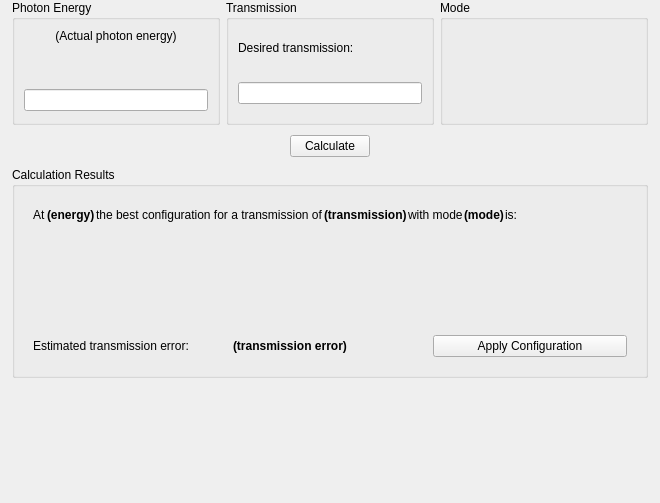
<?xml version="1.0" encoding="UTF-8"?>
<ui version="4.0">
 <class>AttenuatorCalculator</class>
 <widget class="QWidget" name="AttenuatorCalculator">
  <property name="geometry">
   <rect>
    <x>0</x>
    <y>0</y>
    <width>660</width>
    <height>503</height>
   </rect>
  </property>
  <property name="windowTitle">
   <string>Form</string>
  </property>
  <layout class="QVBoxLayout" name="verticalLayout_7" stretch="1,1,0">
   <property name="spacing">
    <number>10</number>
   </property>
   <property name="sizeConstraint">
    <enum>QLayout::SetMinimumSize</enum>
   </property>
   <property name="leftMargin">
    <number>12</number>
   </property>
   <property name="topMargin">
    <number>0</number>
   </property>
   <property name="rightMargin">
    <number>12</number>
   </property>
   <property name="bottomMargin">
    <number>0</number>
   </property>
   <item>
    <widget class="QFrame" name="frame_2">
     <property name="sizePolicy">
      <sizepolicy hsizetype="MinimumExpanding" vsizetype="Maximum">
       <horstretch>0</horstretch>
       <verstretch>0</verstretch>
      </sizepolicy>
     </property>
     <property name="minimumSize">
      <size>
       <width>0</width>
       <height>125</height>
      </size>
     </property>
     <property name="frameShape">
      <enum>QFrame::NoFrame</enum>
     </property>
     <property name="frameShadow">
      <enum>QFrame::Raised</enum>
     </property>
     <property name="lineWidth">
      <number>0</number>
     </property>
     <layout class="QHBoxLayout" name="horizontalLayout_2" stretch="1,1,1">
      <property name="leftMargin">
       <number>0</number>
      </property>
      <property name="topMargin">
       <number>0</number>
      </property>
      <property name="rightMargin">
       <number>0</number>
      </property>
      <property name="bottomMargin">
       <number>0</number>
      </property>
      <item>
       <widget class="QGroupBox" name="PhotonEnergyBox">
        <property name="title">
         <string>Photon Energy</string>
        </property>
        <layout class="QVBoxLayout" name="verticalLayout_2">
         <item alignment="Qt::AlignTop">
          <widget class="PyDMLabel" name="ActualEnergy">
           <property name="sizePolicy">
            <sizepolicy hsizetype="Preferred" vsizetype="Preferred">
             <horstretch>0</horstretch>
             <verstretch>0</verstretch>
            </sizepolicy>
           </property>
           <property name="toolTip">
            <string/>
           </property>
           <property name="text">
            <string>(Actual photon energy)</string>
           </property>
           <property name="alignment">
            <set>Qt::AlignCenter</set>
           </property>
           <property name="showUnits" stdset="0">
            <bool>true</bool>
           </property>
           <property name="channel" stdset="0">
            <string>ca://${prefix}:SYS:ActualPhotonEnergy_RBV </string>
           </property>
          </widget>
         </item>
         <item alignment="Qt::AlignTop">
          <widget class="PyDMEnumButton" name="EnergyEnum">
           <property name="sizePolicy">
            <sizepolicy hsizetype="Preferred" vsizetype="Preferred">
             <horstretch>0</horstretch>
             <verstretch>0</verstretch>
            </sizepolicy>
           </property>
           <property name="toolTip">
            <string/>
           </property>
           <property name="channel" stdset="0">
            <string>ca://${prefix}:SYS:EnergySource</string>
           </property>
           <property name="items" stdset="0">
            <stringlist/>
           </property>
          </widget>
         </item>
         <item alignment="Qt::AlignTop">
          <widget class="PyDMLineEdit" name="CustomPhotonEnergy">
           <property name="sizePolicy">
            <sizepolicy hsizetype="Expanding" vsizetype="Preferred">
             <horstretch>0</horstretch>
             <verstretch>0</verstretch>
            </sizepolicy>
           </property>
           <property name="toolTip">
            <string/>
           </property>
           <property name="rules" stdset="0">
            <string>[]</string>
           </property>
           <property name="precision" stdset="0">
            <number>0</number>
           </property>
           <property name="showUnits" stdset="0">
            <bool>true</bool>
           </property>
           <property name="precisionFromPV" stdset="0">
            <bool>true</bool>
           </property>
           <property name="alarmSensitiveContent" stdset="0">
            <bool>false</bool>
           </property>
           <property name="alarmSensitiveBorder" stdset="0">
            <bool>true</bool>
           </property>
           <property name="PyDMToolTip" stdset="0">
            <string/>
           </property>
           <property name="channel" stdset="0">
            <string>ca://${prefix}:SYS:CustomPhotonEnergy</string>
           </property>
          </widget>
         </item>
        </layout>
       </widget>
      </item>
      <item>
       <widget class="QGroupBox" name="TransmissionBox">
        <property name="title">
         <string>Transmission</string>
        </property>
        <layout class="QVBoxLayout" name="verticalLayout_3">
         <item alignment="Qt::AlignVCenter">
          <widget class="QLabel" name="DesiredTransmissionLabel">
           <property name="sizePolicy">
            <sizepolicy hsizetype="Preferred" vsizetype="Maximum">
             <horstretch>0</horstretch>
             <verstretch>0</verstretch>
            </sizepolicy>
           </property>
           <property name="text">
            <string>Desired transmission:</string>
           </property>
          </widget>
         </item>
         <item alignment="Qt::AlignVCenter">
          <widget class="PyDMLineEdit" name="DesiredTransmission">
           <property name="sizePolicy">
            <sizepolicy hsizetype="Expanding" vsizetype="Maximum">
             <horstretch>0</horstretch>
             <verstretch>0</verstretch>
            </sizepolicy>
           </property>
           <property name="toolTip">
            <string/>
           </property>
           <property name="rules" stdset="0">
            <string>[]</string>
           </property>
           <property name="precision" stdset="0">
            <number>0</number>
           </property>
           <property name="showUnits" stdset="0">
            <bool>false</bool>
           </property>
           <property name="channel" stdset="0">
            <string>ca://${prefix}:SYS:DesiredTransmission</string>
           </property>
           <property name="displayFormat" stdset="0">
            <enum>PyDMLineEdit::Exponential</enum>
           </property>
          </widget>
         </item>
        </layout>
       </widget>
      </item>
      <item>
       <widget class="QGroupBox" name="ModeBox">
        <property name="title">
         <string>Mode</string>
        </property>
        <property name="flat">
         <bool>false</bool>
        </property>
        <layout class="QVBoxLayout" name="verticalLayout_5">
         <item alignment="Qt::AlignVCenter">
          <widget class="PyDMEnumButton" name="CalculationModeEnumButton">
           <property name="sizePolicy">
            <sizepolicy hsizetype="Preferred" vsizetype="Preferred">
             <horstretch>0</horstretch>
             <verstretch>0</verstretch>
            </sizepolicy>
           </property>
           <property name="toolTip">
            <string/>
           </property>
           <property name="channel" stdset="0">
            <string>ca://${prefix}:SYS:CalcMode</string>
           </property>
           <property name="items" stdset="0">
            <stringlist/>
           </property>
          </widget>
         </item>
        </layout>
       </widget>
      </item>
     </layout>
    </widget>
   </item>
   <item alignment="Qt::AlignHCenter">
    <widget class="PyDMPushButton" name="CalculateButton">
     <property name="toolTip">
      <string/>
     </property>
     <property name="text">
      <string>Calculate</string>
     </property>
     <property name="autoDefault">
      <bool>true</bool>
     </property>
     <property name="default">
      <bool>false</bool>
     </property>
     <property name="channel" stdset="0">
      <string>ca://${prefix}:SYS:Run</string>
     </property>
     <property name="pressValue" stdset="0">
      <string>1</string>
     </property>
    </widget>
   </item>
   <item alignment="Qt::AlignTop">
    <widget class="QGroupBox" name="groupBox">
     <property name="title">
      <string>Calculation Results</string>
     </property>
     <layout class="QVBoxLayout" name="verticalLayout_4">
      <item>
       <widget class="QFrame" name="frame">
        <property name="sizePolicy">
         <sizepolicy hsizetype="Maximum" vsizetype="Preferred">
          <horstretch>0</horstretch>
          <verstretch>0</verstretch>
         </sizepolicy>
        </property>
        <property name="frameShape">
         <enum>QFrame::NoFrame</enum>
        </property>
        <property name="frameShadow">
         <enum>QFrame::Raised</enum>
        </property>
        <layout class="QHBoxLayout" name="horizontalLayout" stretch="0,1,2,1,0,0,0,0">
         <property name="spacing">
          <number>1</number>
         </property>
         <property name="sizeConstraint">
          <enum>QLayout::SetMinimumSize</enum>
         </property>
         <item>
          <widget class="QLabel" name="label_a">
           <property name="text">
            <string>At</string>
           </property>
          </widget>
         </item>
         <item>
          <widget class="PyDMLabel" name="CalculationEnergyLabel">
           <property name="font">
            <font>
             <weight>75</weight>
             <bold>true</bold>
            </font>
           </property>
           <property name="toolTip">
            <string/>
           </property>
           <property name="styleSheet">
            <string notr="true"/>
           </property>
           <property name="text">
            <string>(energy)</string>
           </property>
           <property name="alignment">
            <set>Qt::AlignLeading|Qt::AlignLeft|Qt::AlignVCenter</set>
           </property>
           <property name="showUnits" stdset="0">
            <bool>true</bool>
           </property>
           <property name="channel" stdset="0">
            <string>ca://${prefix}:SYS:LastPhotonEnergy_RBV </string>
           </property>
          </widget>
         </item>
         <item alignment="Qt::AlignLeft">
          <widget class="QLabel" name="label_best_config">
           <property name="sizePolicy">
            <sizepolicy hsizetype="Fixed" vsizetype="Fixed">
             <horstretch>0</horstretch>
             <verstretch>0</verstretch>
            </sizepolicy>
           </property>
           <property name="text">
            <string>the best configuration for a transmission of</string>
           </property>
          </widget>
         </item>
         <item alignment="Qt::AlignLeft">
          <widget class="PyDMLabel" name="CalculationTransmission">
           <property name="font">
            <font>
             <weight>75</weight>
             <bold>true</bold>
            </font>
           </property>
           <property name="toolTip">
            <string/>
           </property>
           <property name="text">
            <string>(transmission)</string>
           </property>
           <property name="alignment">
            <set>Qt::AlignLeading|Qt::AlignLeft|Qt::AlignVCenter</set>
           </property>
           <property name="showUnits" stdset="0">
            <bool>true</bool>
           </property>
           <property name="channel" stdset="0">
            <string>ca://${prefix}:SYS:LastTransmission_RBV </string>
           </property>
           <property name="displayFormat" stdset="0">
            <enum>PyDMLabel::Exponential</enum>
           </property>
          </widget>
         </item>
         <item>
          <widget class="QLabel" name="label_with_mode">
           <property name="text">
            <string>with mode</string>
           </property>
          </widget>
         </item>
         <item>
          <widget class="PyDMLabel" name="CalculationMode">
           <property name="font">
            <font>
             <weight>75</weight>
             <bold>true</bold>
            </font>
           </property>
           <property name="toolTip">
            <string/>
           </property>
           <property name="text">
            <string>(mode)</string>
           </property>
           <property name="alignment">
            <set>Qt::AlignLeading|Qt::AlignLeft|Qt::AlignVCenter</set>
           </property>
           <property name="showUnits" stdset="0">
            <bool>true</bool>
           </property>
           <property name="alarmSensitiveBorder" stdset="0">
            <bool>false</bool>
           </property>
           <property name="channel" stdset="0">
            <string>ca://${prefix}:SYS:LastCalcMode_RBV</string>
           </property>
          </widget>
         </item>
         <item>
          <widget class="QLabel" name="label_is">
           <property name="text">
            <string>is:</string>
           </property>
          </widget>
         </item>
         <item>
          <spacer name="horizontalSpacer">
           <property name="orientation">
            <enum>Qt::Horizontal</enum>
           </property>
           <property name="sizeHint" stdset="0">
            <size>
             <width>40</width>
             <height>20</height>
            </size>
           </property>
          </spacer>
         </item>
        </layout>
       </widget>
      </item>
      <item>
       <layout class="QHBoxLayout" name="horizontalLayout_4">
        <item>
         <widget class="PyDMLabel" name="PyDMLabel_7">
          <property name="toolTip">
           <string/>
          </property>
          <property name="alignment">
           <set>Qt::AlignCenter</set>
          </property>
          <property name="rules" stdset="0">
           <string>[{&quot;name&quot;: &quot;FilterText&quot;, &quot;property&quot;: &quot;Text&quot;, &quot;initial_value&quot;: &quot;True&quot;, &quot;expression&quot;: &quot;ch[0][0] == 1 and \&quot;Removed\&quot; or f\&quot;Insert {ch[0][0] - 1}\&quot;&quot;, &quot;channels&quot;: [{&quot;channel&quot;: &quot;ca://${prefix}:SYS:BestConfiguration_RBV&quot;, &quot;trigger&quot;: true, &quot;use_enum&quot;: false}]}]</string>
          </property>
          <property name="precision" stdset="0">
           <number>0</number>
          </property>
          <property name="showUnits" stdset="0">
           <bool>false</bool>
          </property>
          <property name="precisionFromPV" stdset="0">
           <bool>true</bool>
          </property>
          <property name="alarmSensitiveContent" stdset="0">
           <bool>false</bool>
          </property>
          <property name="alarmSensitiveBorder" stdset="0">
           <bool>true</bool>
          </property>
          <property name="PyDMToolTip" stdset="0">
           <string/>
          </property>
          <property name="channel" stdset="0">
           <string>ca://${prefix}:SYS:BestConfiguration_RBV.[0]</string>
          </property>
         </widget>
        </item>
        <item>
         <widget class="PyDMLabel" name="PyDMLabel_8">
          <property name="toolTip">
           <string/>
          </property>
          <property name="alignment">
           <set>Qt::AlignCenter</set>
          </property>
          <property name="rules" stdset="0">
           <string>[{&quot;name&quot;: &quot;FilterText&quot;, &quot;property&quot;: &quot;Text&quot;, &quot;initial_value&quot;: &quot;True&quot;, &quot;expression&quot;: &quot;ch[0][1] == 1 and \&quot;Removed\&quot; or f\&quot;Insert {ch[0][1] - 1}\&quot;&quot;, &quot;channels&quot;: [{&quot;channel&quot;: &quot;ca://${prefix}:SYS:BestConfiguration_RBV&quot;, &quot;trigger&quot;: true, &quot;use_enum&quot;: false}]}]</string>
          </property>
          <property name="precision" stdset="0">
           <number>0</number>
          </property>
          <property name="showUnits" stdset="0">
           <bool>false</bool>
          </property>
          <property name="precisionFromPV" stdset="0">
           <bool>true</bool>
          </property>
          <property name="alarmSensitiveContent" stdset="0">
           <bool>false</bool>
          </property>
          <property name="alarmSensitiveBorder" stdset="0">
           <bool>true</bool>
          </property>
          <property name="PyDMToolTip" stdset="0">
           <string/>
          </property>
          <property name="channel" stdset="0">
           <string>ca://${prefix}:SYS:BestConfiguration_RBV.[1]</string>
          </property>
         </widget>
        </item>
        <item>
         <widget class="PyDMLabel" name="PyDMLabel_9">
          <property name="toolTip">
           <string/>
          </property>
          <property name="alignment">
           <set>Qt::AlignCenter</set>
          </property>
          <property name="rules" stdset="0">
           <string>[{&quot;name&quot;: &quot;FilterText&quot;, &quot;property&quot;: &quot;Text&quot;, &quot;initial_value&quot;: &quot;True&quot;, &quot;expression&quot;: &quot;ch[0][2] == 1 and \&quot;Removed\&quot; or f\&quot;Insert {ch[0][2] - 1}\&quot;&quot;, &quot;channels&quot;: [{&quot;channel&quot;: &quot;ca://${prefix}:SYS:BestConfiguration_RBV&quot;, &quot;trigger&quot;: true, &quot;use_enum&quot;: false}]}]</string>
          </property>
          <property name="precision" stdset="0">
           <number>0</number>
          </property>
          <property name="showUnits" stdset="0">
           <bool>false</bool>
          </property>
          <property name="precisionFromPV" stdset="0">
           <bool>true</bool>
          </property>
          <property name="alarmSensitiveContent" stdset="0">
           <bool>false</bool>
          </property>
          <property name="alarmSensitiveBorder" stdset="0">
           <bool>true</bool>
          </property>
          <property name="PyDMToolTip" stdset="0">
           <string/>
          </property>
          <property name="channel" stdset="0">
           <string>ca://${prefix}:SYS:BestConfiguration_RBV.[2]</string>
          </property>
         </widget>
        </item>
        <item>
         <widget class="PyDMLabel" name="PyDMLabel_10">
          <property name="toolTip">
           <string/>
          </property>
          <property name="alignment">
           <set>Qt::AlignCenter</set>
          </property>
          <property name="rules" stdset="0">
           <string>[{&quot;name&quot;: &quot;FilterText&quot;, &quot;property&quot;: &quot;Text&quot;, &quot;initial_value&quot;: &quot;True&quot;, &quot;expression&quot;: &quot;ch[0][3] == 1 and \&quot;Removed\&quot; or f\&quot;Insert {ch[0][3] - 1}\&quot;&quot;, &quot;channels&quot;: [{&quot;channel&quot;: &quot;ca://${prefix}:SYS:BestConfiguration_RBV&quot;, &quot;trigger&quot;: true, &quot;use_enum&quot;: false}]}]</string>
          </property>
          <property name="precision" stdset="0">
           <number>0</number>
          </property>
          <property name="showUnits" stdset="0">
           <bool>false</bool>
          </property>
          <property name="precisionFromPV" stdset="0">
           <bool>true</bool>
          </property>
          <property name="alarmSensitiveContent" stdset="0">
           <bool>false</bool>
          </property>
          <property name="alarmSensitiveBorder" stdset="0">
           <bool>true</bool>
          </property>
          <property name="PyDMToolTip" stdset="0">
           <string/>
          </property>
          <property name="channel" stdset="0">
           <string>ca://${prefix}:SYS:BestConfiguration_RBV.[3]</string>
          </property>
         </widget>
        </item>
       </layout>
      </item>
      <item>
       <widget class="PyDMByteIndicator" name="ActiveConfig_2">
        <property name="sizePolicy">
         <sizepolicy hsizetype="Preferred" vsizetype="Preferred">
          <horstretch>0</horstretch>
          <verstretch>0</verstretch>
         </sizepolicy>
        </property>
        <property name="minimumSize">
         <size>
          <width>0</width>
          <height>60</height>
         </size>
        </property>
        <property name="maximumSize">
         <size>
          <width>16777215</width>
          <height>16777215</height>
         </size>
        </property>
        <property name="toolTip">
         <string/>
        </property>
        <property name="alarmSensitiveContent" stdset="0">
         <bool>false</bool>
        </property>
        <property name="alarmSensitiveBorder" stdset="0">
         <bool>true</bool>
        </property>
        <property name="PyDMToolTip" stdset="0">
         <string/>
        </property>
        <property name="channel" stdset="0">
         <string>ca://${prefix}:SYS:BestConfigurationBitmask_RBV</string>
        </property>
        <property name="orientation" stdset="0">
         <enum>Qt::Horizontal</enum>
        </property>
        <property name="showLabels" stdset="0">
         <bool>true</bool>
        </property>
        <property name="bigEndian" stdset="0">
         <bool>true</bool>
        </property>
        <property name="circles" stdset="0">
         <bool>false</bool>
        </property>
        <property name="labelPosition" stdset="0">
         <enum>QTabWidget::South</enum>
        </property>
        <property name="numBits" stdset="0">
         <number>4</number>
        </property>
        <property name="shift" stdset="0">
         <number>0</number>
        </property>
        <property name="labels" stdset="0">
         <stringlist>
          <string>Blade 04</string>
          <string>Blade 03</string>
          <string>Blade 02</string>
          <string>Blade 01</string>
         </stringlist>
        </property>
       </widget>
      </item>
      <item>
       <widget class="QFrame" name="frame_3">
        <property name="frameShape">
         <enum>QFrame::NoFrame</enum>
        </property>
        <property name="frameShadow">
         <enum>QFrame::Raised</enum>
        </property>
        <layout class="QHBoxLayout" name="horizontalLayout_3">
         <item>
          <widget class="QLabel" name="label_5">
           <property name="text">
            <string>Estimated transmission error:</string>
           </property>
          </widget>
         </item>
         <item>
          <widget class="PyDMLabel" name="ActualEnergy_5">
           <property name="font">
            <font>
             <weight>75</weight>
             <bold>true</bold>
            </font>
           </property>
           <property name="toolTip">
            <string/>
           </property>
           <property name="text">
            <string>(transmission error)</string>
           </property>
           <property name="alignment">
            <set>Qt::AlignLeading|Qt::AlignLeft|Qt::AlignVCenter</set>
           </property>
           <property name="showUnits" stdset="0">
            <bool>false</bool>
           </property>
           <property name="channel" stdset="0">
            <string>ca://${prefix}:SYS:BestConfigError_RBV </string>
           </property>
           <property name="displayFormat" stdset="0">
            <enum>PyDMLabel::Exponential</enum>
           </property>
          </widget>
         </item>
         <item>
          <widget class="PyDMPushButton" name="CalculateButton_2">
           <property name="toolTip">
            <string/>
           </property>
           <property name="text">
            <string>Apply Configuration</string>
           </property>
           <property name="autoDefault">
            <bool>true</bool>
           </property>
           <property name="default">
            <bool>false</bool>
           </property>
           <property name="channel" stdset="0">
            <string>ca://${prefix}:SYS:ApplyConfiguration</string>
           </property>
           <property name="pressValue" stdset="0">
            <string>1</string>
           </property>
          </widget>
         </item>
        </layout>
       </widget>
      </item>
     </layout>
    </widget>
   </item>
  </layout>
 </widget>
 <customwidgets>
  <customwidget>
   <class>PyDMLabel</class>
   <extends>QLabel</extends>
   <header>pydm.widgets.label</header>
  </customwidget>
  <customwidget>
   <class>PyDMByteIndicator</class>
   <extends>QWidget</extends>
   <header>pydm.widgets.byte</header>
  </customwidget>
  <customwidget>
   <class>PyDMEnumButton</class>
   <extends>QWidget</extends>
   <header>pydm.widgets.enum_button</header>
  </customwidget>
  <customwidget>
   <class>PyDMLineEdit</class>
   <extends>QLineEdit</extends>
   <header>pydm.widgets.line_edit</header>
  </customwidget>
  <customwidget>
   <class>PyDMPushButton</class>
   <extends>QPushButton</extends>
   <header>pydm.widgets.pushbutton</header>
  </customwidget>
 </customwidgets>
 <resources/>
 <connections/>
</ui>
